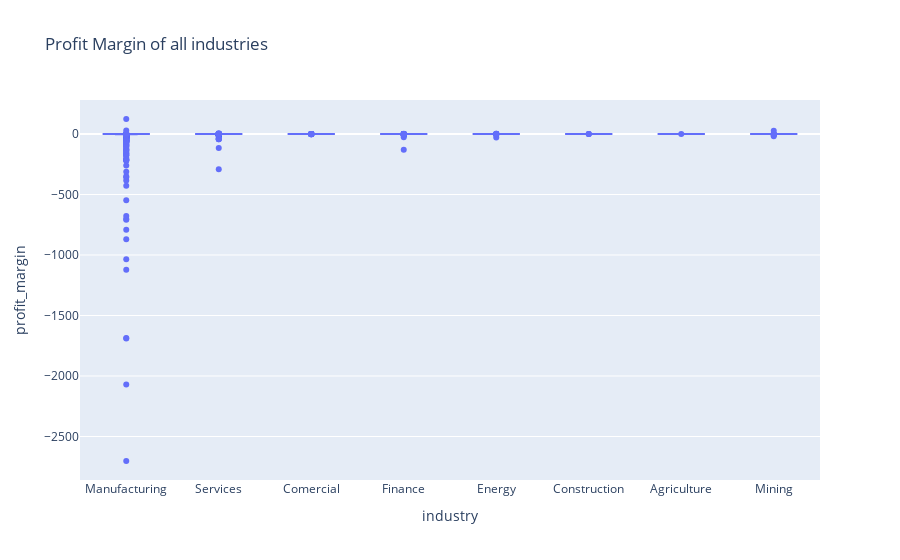

Notebook code for this chart:
### Markdown cell above
##### ***b) plot(s) to illustrate how profit margin changes across industries.***  
IT IS SHOWN IN THE BOXPLOT BELOW

### Code cell
px.box(df_final_size, x='industry', y='profit_margin', title='Profit Margin of all industries')

### Figure 1 — Plotly figure (JSON) as saved in the notebook; plotly's stock layout.template omitted (floating-point values rounded to 4 significant figures; data arrays with more than 128 entries replaced by an {"elided": "..."} marker saying what was removed)
{"data": [{"alignmentgroup": "True", "hovertemplate": "industry=%{x}<br>profit_margin=%{y}<extra></extra>", "legendgroup": "", "marker": {"color": "#636efa"}, "name": "", "notched": false, "offsetgroup": "", "orientation": "v", "showlegend": false, "type": "box", "x": {"elided": "2792 str values"}, "x0": " ", "xaxis": "x", "y": {"elided": "2792 float values"}, "y0": " ", "yaxis": "y"}], "layout": {"boxmode": "group", "legend": {"tracegroupgap": 0}, "title": {"text": "Profit Margin of all industries"}, "xaxis": {"anchor": "y", "domain": [0, 1], "title": {"text": "industry"}}, "yaxis": {"anchor": "x", "domain": [0, 1], "title": {"text": "profit_margin"}}}}
